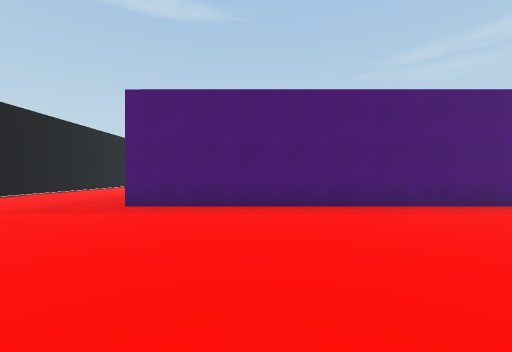
[1] (above)

24 first-person views from a walk through a 3-D level made in the Unity game engine. The camera is 1.3 m above the floor, looks level and sees 90° across. The floor is counted in squares, 2 m on a side. Each view is taken from the middle of a square. On the plan, view 1 faces up. The plan holds only what a view shows up to about 9 squares ahead; the rest is blank. The place goes on beyond the plan. Surface patterns are stand-ins for the level's own textures.

[2]
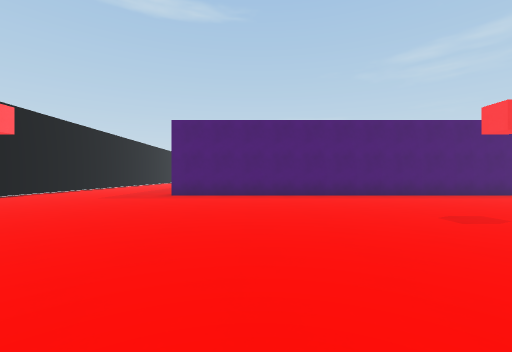

[3]
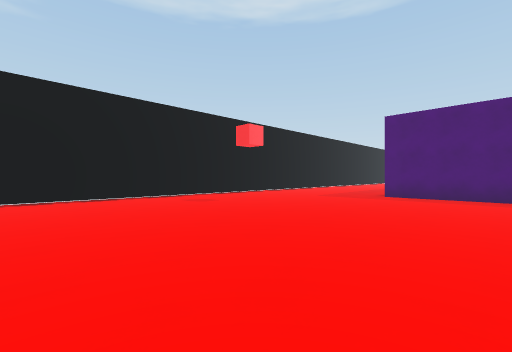

[4]
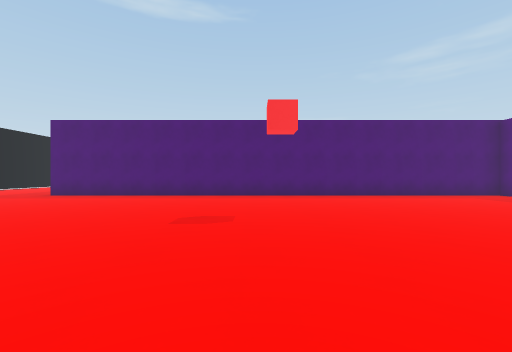

[5]
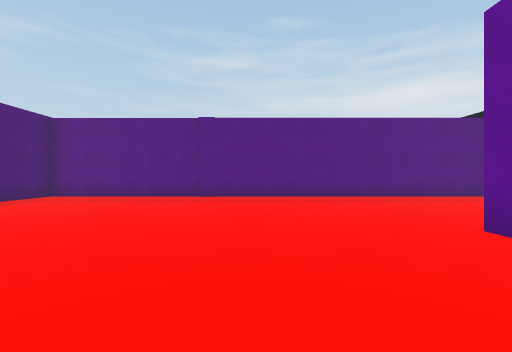

[6]
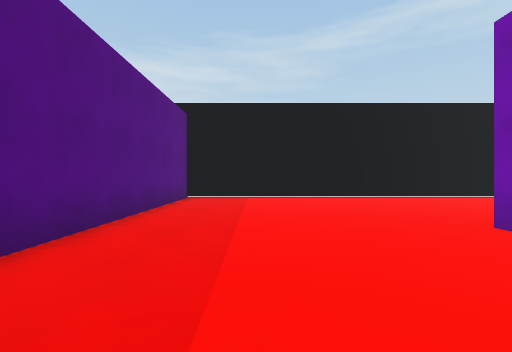

[7]
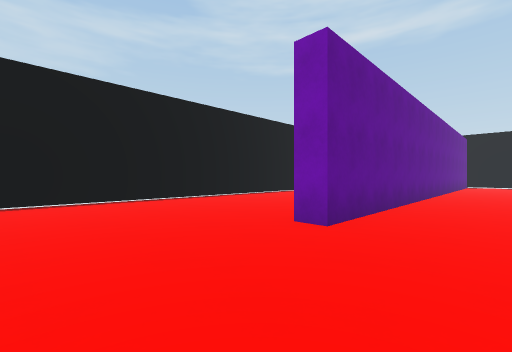

[8]
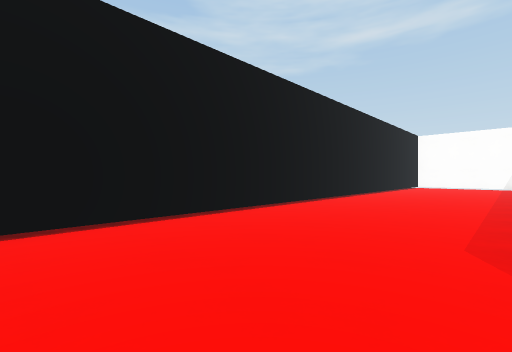

[9]
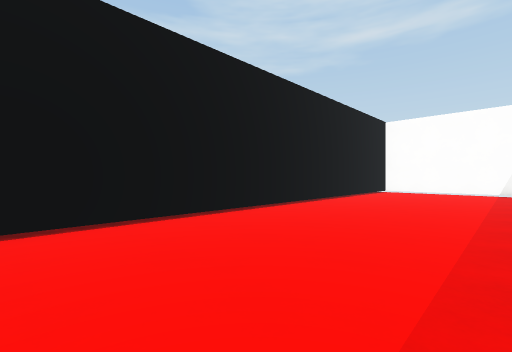

[10]
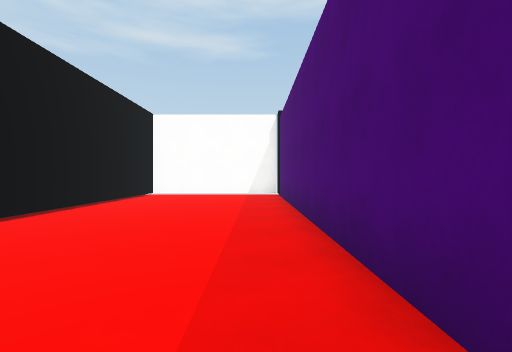

[11]
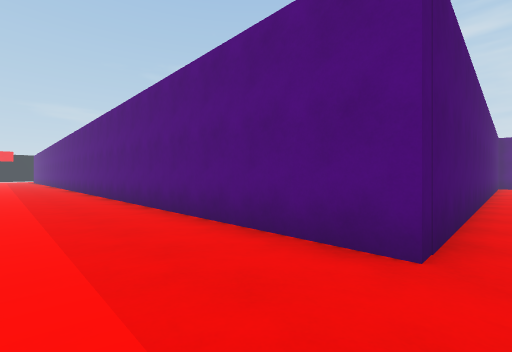

[12]
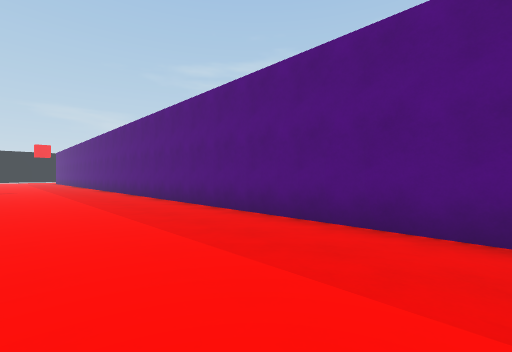

[13]
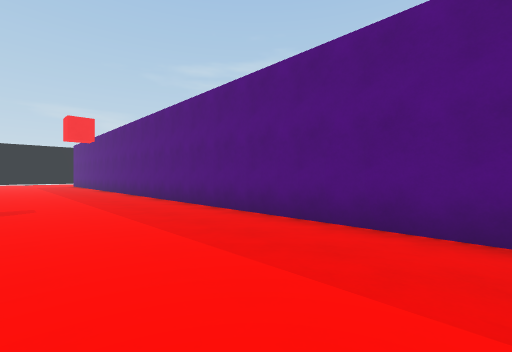

[14]
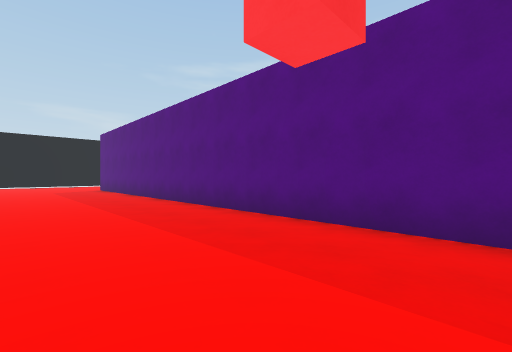

[15]
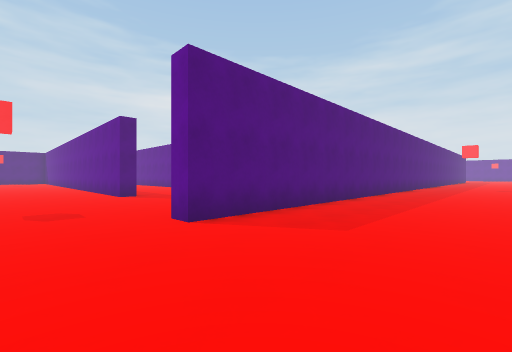

[16]
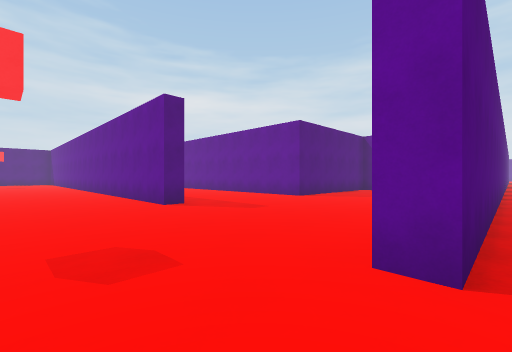

[17]
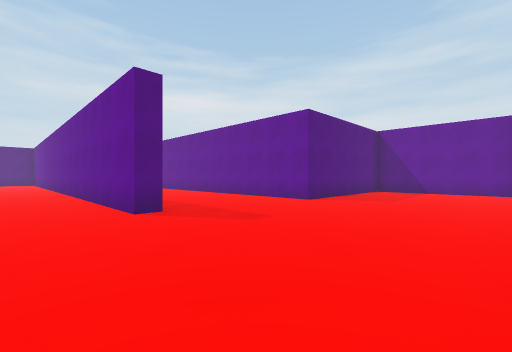

[18]
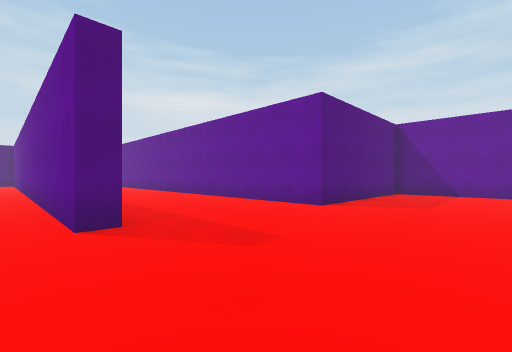

[19]
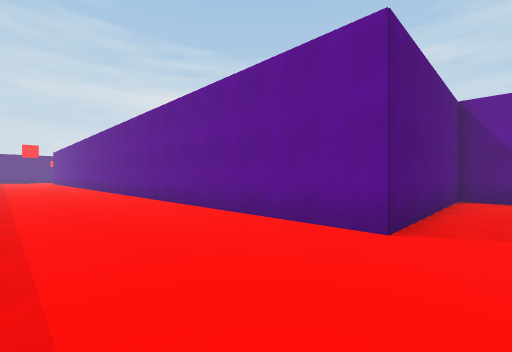

[20]
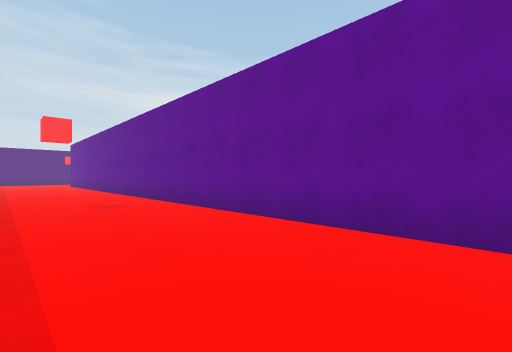

[21]
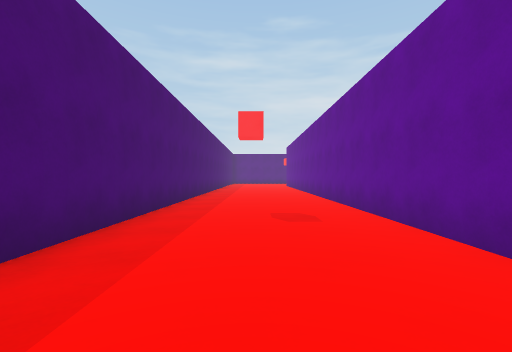

[22]
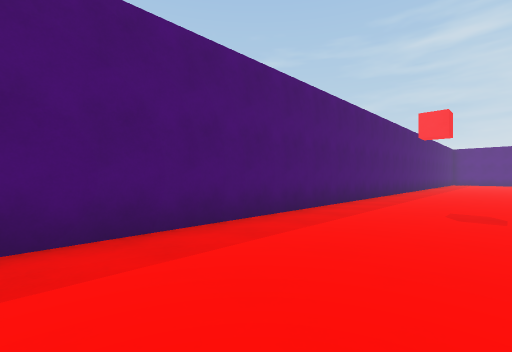

[23]
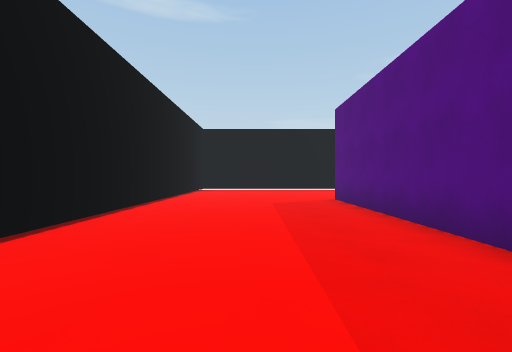

[24]
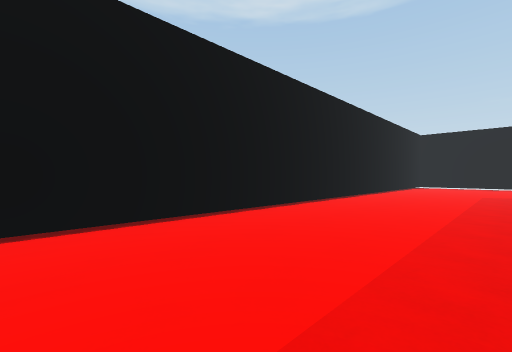

### Floor plan
Points are (right, up) in squares from view 1. A wall is a line through its corners. A room is listed if a view was taken in it or the views show most of it. See-through windows are left out.
Room 1 (views 1, 2, 3, 4, 5, 6, 7, 8, 9, 10, 11, 12, 13, 14, 15, 16, 23, 24)
walls: (-7.4, 2.4) (-7.4, -3); (-7.4, 9) (-7.4, 4.4); (-1.1, -3.7) (7, -3.7) (7, -4.2); (0.2, -4.2) (-7.9, -4.2) (-7.9, -8.6) (12.1, -8.6) (12.1, 5.5) (-2.8, 5.5) (-2.8, 36.1); (-7.4, 38) (-7.4, 25)
ways out: opening at (-3, 37.5) to room 2
Room 2 (views 17, 18, 19, 20, 21, 22)
walls: (2.5, 34.9) (2.5, 35.4) (11.1, 35.4); (-2.8, 36.1) (-2.2, 36.1); (18.9, 34.9) (9, 34.9); (-2, 25.9) (1.9, 25.9) (1.9, 31) (19, 31)
ways out: opening at (-3, 37.5) to room 1

Where each view was taken, in squares from view 1:
view 1: 0 up, 0 right, facing up
view 2: 3 down, 0 right, facing up
view 3: 3 down, 0 right, facing up-left
view 4: 3 down, 4 right, facing up
view 5: 1 down, 4 right, facing right
view 6: 1 down, 10 right, facing down
view 7: 2 down, 10 right, facing down-left
view 8: 5 down, 8 right, facing down-left
view 9: 5 down, 3 right, facing down-left
view 10: 5 down, 1 right, facing left
view 11: 5 up, 5 left, facing up-right
view 12: 10 up, 6 left, facing up-right
view 13: 17 up, 6 left, facing up-right
view 14: 23 up, 6 left, facing up-right
view 15: 38 up, 6 left, facing down-right
view 16: 38 up, 3 left, facing down-right
view 17: 37 up, 2 left, facing down-right
view 18: 36 up, 1 left, facing down-right
view 19: 34 up, 1 right, facing down-right
view 20: 34 up, 8 right, facing down-right
view 21: 33 up, 10 right, facing right
view 22: 32 up, 9 right, facing up-right
view 23: 29 up, 5 left, facing up
view 24: 25 up, 4 left, facing up-left
